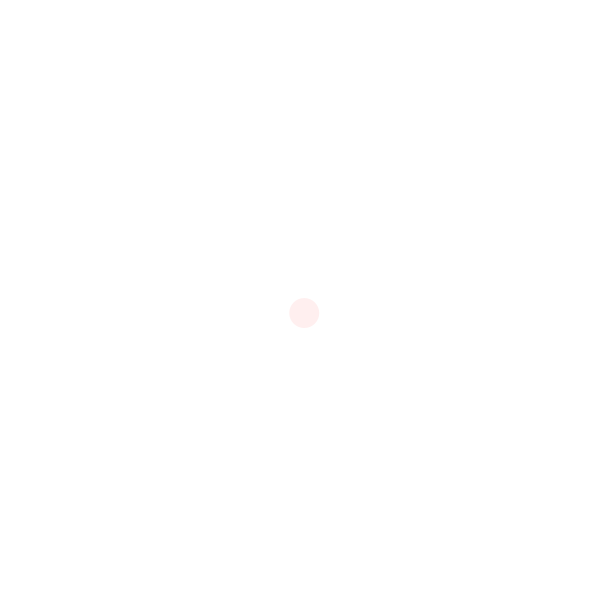
Frame 1 (no input)
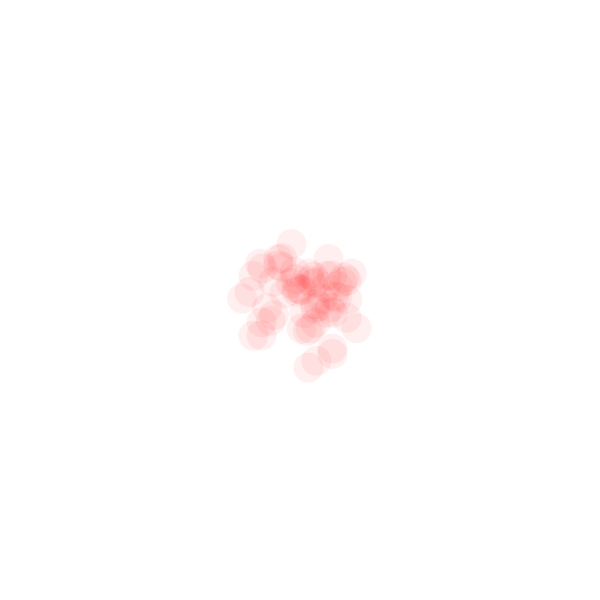
Frame 60 (the mouse pressed at the canvas centre just before this capture)
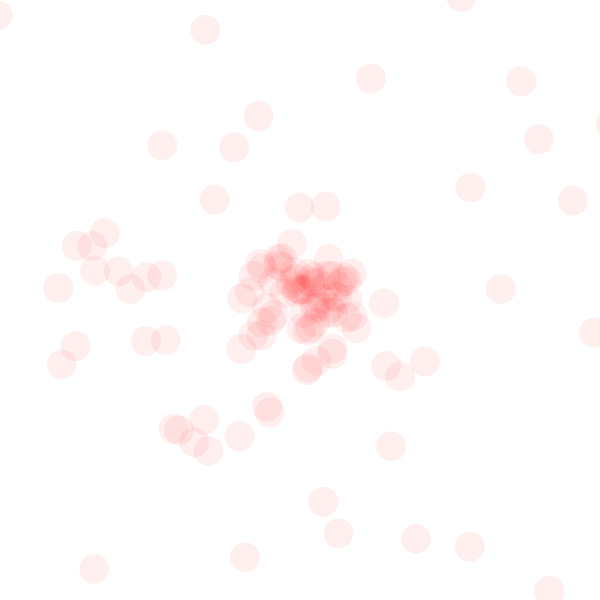
Frame 120 (the mouse held since frame 60 and released just before this capture)

The Processing sketch that drew these frames (run headless with seeded random() and noise(); from frame 60 on, the mouse is pressed at the canvas centre):

// Processing sketch: opacidade
// ── opacidade.pde
int tam = 30;
float desvioPadrao;
float posX; 
float posY;


void setup()
{
  size(600, 600);
  background(255);

  noStroke();  
  frameRate(200);
}

void draw()
{
  translate(width/2, height/2);

  desvioPadrao = map(mouseX, 0, width, width/20, width/2);

  posX = (randomGaussian() * desvioPadrao);
  posY = (randomGaussian() * desvioPadrao);

  fill(255, 0, 0, 16);
  ellipse(posX, posY, tam, tam);

  println(desvioPadrao);
}

void keyPressed()
{
  background(255);
}
